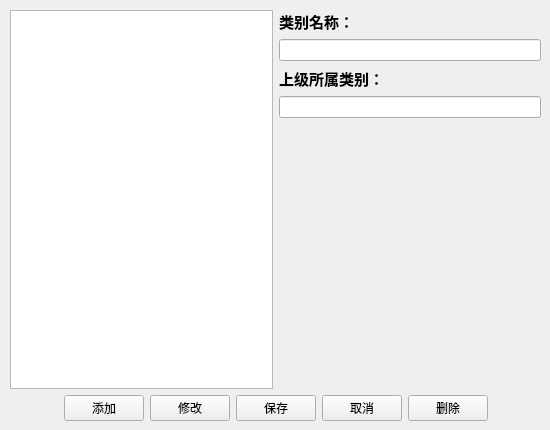
         <widget class="QWidget" name="Categoriy_Page">
          <widget class="QWidget" name="layoutWidget">
           <property name="geometry">
            <rect>
             <x>10</x>
             <y>10</y>
             <width>531</width>
             <height>411</height>
            </rect>
           </property>
           <layout class="QVBoxLayout" name="verticalLayout_12">
            <item>
             <layout class="QHBoxLayout" name="horizontalLayout_27">
              <item>
               <widget class="QTableView" name="Category_tableView"/>
              </item>
              <item>
               <layout class="QVBoxLayout" name="verticalLayout_11">
                <item>
                 <layout class="QVBoxLayout" name="verticalLayout_10">
                  <item>
                   <widget class="QLabel" name="label_3">
                    <property name="font">
                     <font>
                      <pointsize>11</pointsize>
                      <weight>75</weight>
                      <bold>true</bold>
                     </font>
                    </property>
                    <property name="styleSheet">
                     <string notr="true">background:transparent</string>
                    </property>
                    <property name="text">
                     <string>类别名称：</string>
                    </property>
                   </widget>
                  </item>
                  <item>
                   <widget class="QLineEdit" name="Category_Name_lineEdit">
                    <property name="styleSheet">
                     <string notr="true"/>
                    </property>
                   </widget>
                  </item>
                  <item>
                   <widget class="QLabel" name="label_4">
                    <property name="font">
                     <font>
                      <pointsize>11</pointsize>
                      <weight>75</weight>
                      <bold>true</bold>
                     </font>
                    </property>
                    <property name="styleSheet">
                     <string notr="true">background:transparent</string>
                    </property>
                    <property name="text">
                     <string>上级所属类别：</string>
                    </property>
                   </widget>
                  </item>
                  <item>
                   <widget class="QLineEdit" name="Category_Class_lineEdit">
                    <property name="styleSheet">
                     <string notr="true"/>
                    </property>
                   </widget>
                  </item>
                 </layout>
                </item>
                <item>
                 <spacer name="verticalSpacer">
                  <property name="orientation">
                   <enum>Qt::Vertical</enum>
                  </property>
                  <property name="sizeHint" stdset="0">
                   <size>
                    <width>20</width>
                    <height>138</height>
                   </size>
                  </property>
                 </spacer>
                </item>
               </layout>
              </item>
             </layout>
            </item>
            <item>
             <layout class="QHBoxLayout" name="horizontalLayout_26">
              <item>
               <spacer name="horizontalSpacer_32">
                <property name="orientation">
                 <enum>Qt::Horizontal</enum>
                </property>
                <property name="sizeHint" stdset="0">
                 <size>
                  <width>40</width>
                  <height>20</height>
                 </size>
                </property>
               </spacer>
              </item>
              <item>
               <layout class="QHBoxLayout" name="horizontalLayout_25">
                <item>
                 <widget class="QPushButton" name="Add_Category_pushButton">
                  <property name="styleSheet">
                   <string notr="true"/>
                  </property>
                  <property name="text">
                   <string>添加</string>
                  </property>
                 </widget>
                </item>
                <item>
                 <widget class="QPushButton" name="Modify_Category_pushButton">
                  <property name="styleSheet">
                   <string notr="true"/>
                  </property>
                  <property name="text">
                   <string>修改</string>
                  </property>
                 </widget>
                </item>
                <item>
                 <widget class="QPushButton" name="Save_Category_pushButton">
                  <property name="styleSheet">
                   <string notr="true"/>
                  </property>
                  <property name="text">
                   <string>保存</string>
                  </property>
                 </widget>
                </item>
                <item>
                 <widget class="QPushButton" name="Cancel_Category_pushButton_">
                  <property name="styleSheet">
                   <string notr="true"/>
                  </property>
                  <property name="text">
                   <string>取消</string>
                  </property>
                 </widget>
                </item>
                <item>
                 <widget class="QPushButton" name="Delete_Category_pushButton_">
                  <property name="styleSheet">
                   <string notr="true"/>
                  </property>
                  <property name="text">
                   <string>删除</string>
                  </property>
                 </widget>
                </item>
               </layout>
              </item>
              <item>
               <spacer name="horizontalSpacer_33">
                <property name="orientation">
                 <enum>Qt::Horizontal</enum>
                </property>
                <property name="sizeHint" stdset="0">
                 <size>
                  <width>40</width>
                  <height>20</height>
                 </size>
                </property>
               </spacer>
              </item>
             </layout>
            </item>
           </layout>
          </widget>
         </widget>
